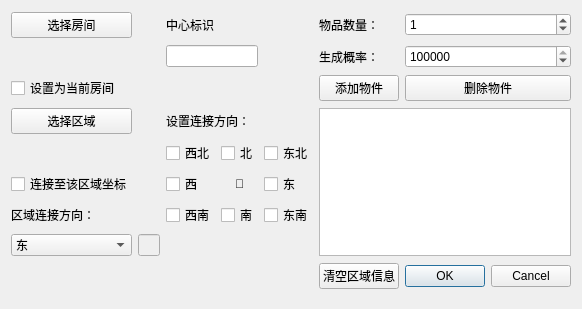
<?xml version="1.0" encoding="UTF-8"?>
<ui version="4.0">
 <class>AreaInfoEditor</class>
 <widget class="QDialog" name="AreaInfoEditor">
  <property name="geometry">
   <rect>
    <x>0</x>
    <y>0</y>
    <width>522</width>
    <height>309</height>
   </rect>
  </property>
  <property name="windowTitle">
   <string>Dialog</string>
  </property>
  <layout class="QGridLayout" name="gridLayout">
   <item row="13" column="7">
    <widget class="QDialogButtonBox" name="buttonBox">
     <property name="orientation">
      <enum>Qt::Horizontal</enum>
     </property>
     <property name="standardButtons">
      <set>QDialogButtonBox::Cancel|QDialogButtonBox::Ok</set>
     </property>
    </widget>
   </item>
   <item row="9" column="4">
    <widget class="QLabel" name="label">
     <property name="layoutDirection">
      <enum>Qt::LeftToRight</enum>
     </property>
     <property name="text">
      <string>🚩</string>
     </property>
     <property name="scaledContents">
      <bool>false</bool>
     </property>
     <property name="alignment">
      <set>Qt::AlignCenter</set>
     </property>
    </widget>
   </item>
   <item row="7" column="0">
    <widget class="QPushButton" name="pushButtonArea">
     <property name="text">
      <string>选择区域</string>
     </property>
    </widget>
   </item>
   <item row="9" column="3">
    <widget class="QCheckBox" name="checkBoxW">
     <property name="text">
      <string>西</string>
     </property>
    </widget>
   </item>
   <item row="10" column="0">
    <widget class="QLabel" name="label_4">
     <property name="text">
      <string>区域连接方向：</string>
     </property>
    </widget>
   </item>
   <item row="6" column="6">
    <widget class="QPushButton" name="pushButton">
     <property name="text">
      <string>添加物件</string>
     </property>
    </widget>
   </item>
   <item row="6" column="0">
    <widget class="QCheckBox" name="checkBoxRoom">
     <property name="text">
      <string>设置为当前房间</string>
     </property>
    </widget>
   </item>
   <item row="10" column="4">
    <widget class="QCheckBox" name="checkBoxS">
     <property name="text">
      <string>南</string>
     </property>
    </widget>
   </item>
   <item row="9" column="0">
    <widget class="QCheckBox" name="checkBoxAreaLink">
     <property name="text">
      <string>连接至该区域坐标</string>
     </property>
    </widget>
   </item>
   <item row="2" column="7">
    <widget class="QSpinBox" name="spinBoxAmount">
     <property name="value">
      <number>1</number>
     </property>
    </widget>
   </item>
   <item row="2" column="0">
    <widget class="QPushButton" name="pushButtonRoom">
     <property name="text">
      <string>选择房间</string>
     </property>
    </widget>
   </item>
   <item row="7" column="3" colspan="2">
    <widget class="QLabel" name="label_5">
     <property name="text">
      <string>设置连接方向：</string>
     </property>
    </widget>
   </item>
   <item row="9" column="5">
    <widget class="QCheckBox" name="checkBoxE">
     <property name="text">
      <string>东</string>
     </property>
    </widget>
   </item>
   <item row="6" column="7">
    <widget class="QPushButton" name="pushButton_2">
     <property name="text">
      <string>删除物件</string>
     </property>
    </widget>
   </item>
   <item row="4" column="0" colspan="3">
    <widget class="QLabel" name="labelRoom">
     <property name="text">
      <string/>
     </property>
    </widget>
   </item>
   <item row="10" column="3">
    <widget class="QCheckBox" name="checkBoxSW">
     <property name="text">
      <string>西南</string>
     </property>
    </widget>
   </item>
   <item row="8" column="5">
    <widget class="QCheckBox" name="checkBoxNE">
     <property name="text">
      <string>东北</string>
     </property>
    </widget>
   </item>
   <item row="4" column="7">
    <widget class="QSpinBox" name="spinBoxChance">
     <property name="minimum">
      <number>1</number>
     </property>
     <property name="maximum">
      <number>1000000</number>
     </property>
     <property name="value">
      <number>1000000</number>
     </property>
    </widget>
   </item>
   <item row="8" column="4">
    <widget class="QCheckBox" name="checkBoxN">
     <property name="text">
      <string>北</string>
     </property>
    </widget>
   </item>
   <item row="8" column="3">
    <widget class="QCheckBox" name="checkBoxNW">
     <property name="text">
      <string>西北</string>
     </property>
    </widget>
   </item>
   <item row="11" column="0">
    <widget class="QComboBox" name="comboBox">
     <item>
      <property name="text">
       <string>东</string>
      </property>
     </item>
     <item>
      <property name="text">
       <string>南</string>
      </property>
     </item>
     <item>
      <property name="text">
       <string>西</string>
      </property>
     </item>
     <item>
      <property name="text">
       <string>北</string>
      </property>
     </item>
     <item>
      <property name="text">
       <string>东南</string>
      </property>
     </item>
     <item>
      <property name="text">
       <string>东北</string>
      </property>
     </item>
     <item>
      <property name="text">
       <string>西南</string>
      </property>
     </item>
     <item>
      <property name="text">
       <string>西北</string>
      </property>
     </item>
     <item>
      <property name="text">
       <string>自定义</string>
      </property>
     </item>
    </widget>
   </item>
   <item row="10" column="5">
    <widget class="QCheckBox" name="checkBoxSE">
     <property name="text">
      <string>东南</string>
     </property>
    </widget>
   </item>
   <item row="11" column="1" colspan="2">
    <widget class="QLineEdit" name="lineEditLinkDir">
     <property name="enabled">
      <bool>false</bool>
     </property>
    </widget>
   </item>
   <item row="8" column="0" colspan="3">
    <widget class="QLabel" name="labelArea">
     <property name="text">
      <string/>
     </property>
    </widget>
   </item>
   <item row="4" column="6">
    <widget class="QLabel" name="label_3">
     <property name="text">
      <string>生成概率：</string>
     </property>
    </widget>
   </item>
   <item row="2" column="6">
    <widget class="QLabel" name="label_6">
     <property name="text">
      <string>物品数量：</string>
     </property>
    </widget>
   </item>
   <item row="7" column="6" rowspan="5" colspan="2">
    <widget class="QListWidget" name="listWidget"/>
   </item>
   <item row="4" column="3" colspan="2">
    <widget class="QLineEdit" name="lineEditCenterFlag"/>
   </item>
   <item row="2" column="3">
    <widget class="QLabel" name="label_2">
     <property name="text">
      <string>中心标识</string>
     </property>
    </widget>
   </item>
   <item row="13" column="6">
    <widget class="QPushButton" name="pushButton_3">
     <property name="text">
      <string>清空区域信息</string>
     </property>
    </widget>
   </item>
  </layout>
 </widget>
 <resources/>
 <connections>
  <connection>
   <sender>buttonBox</sender>
   <signal>accepted()</signal>
   <receiver>AreaInfoEditor</receiver>
   <slot>accept()</slot>
   <hints>
    <hint type="sourcelabel">
     <x>248</x>
     <y>254</y>
    </hint>
    <hint type="destinationlabel">
     <x>157</x>
     <y>274</y>
    </hint>
   </hints>
  </connection>
  <connection>
   <sender>buttonBox</sender>
   <signal>rejected()</signal>
   <receiver>AreaInfoEditor</receiver>
   <slot>reject()</slot>
   <hints>
    <hint type="sourcelabel">
     <x>316</x>
     <y>260</y>
    </hint>
    <hint type="destinationlabel">
     <x>286</x>
     <y>274</y>
    </hint>
   </hints>
  </connection>
 </connections>
</ui>
